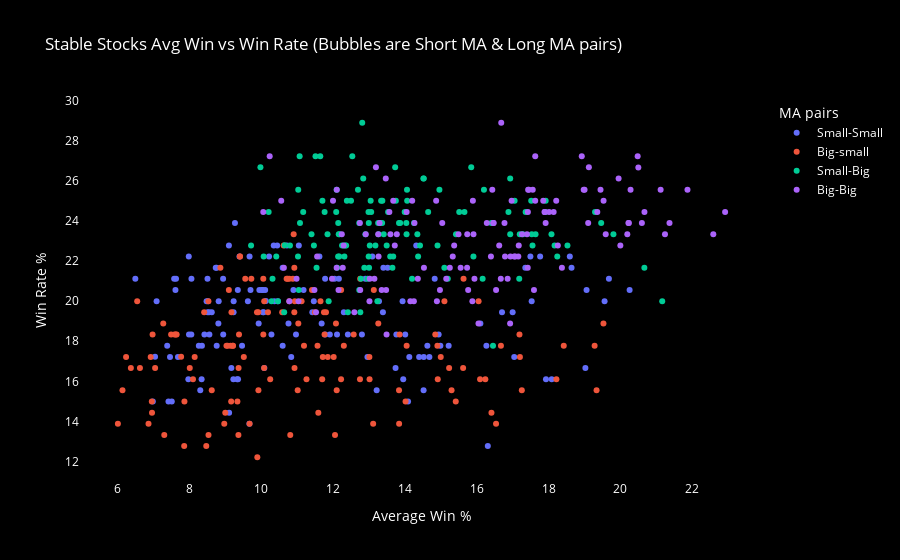

Notebook source saved alongside this figure:
### Code cell
# create the scatterplot with win rate and average win % by averaging out the results of the stable stocks
win_rate_heatmap_multiple = pd.DataFrame(0, index=heatmap_table.index, columns=heatmap_table.columns)
avg_win_heatmap_multiple = pd.DataFrame(0, index=heatmap_table.index, columns=heatmap_table.columns)

for stock in multiple_stocks_test["Stable Stocks"]:
    
    stock_info = stock_data_stable.loc[stock_data_stable["Stock"] == stock]
    win_rate_heatmap, avg_win_heatmap = rolling_periods_test(START, stock_info, YEARS, heatmap_table)
    win_rate_heatmap_multiple += win_rate_heatmap
    avg_win_heatmap_multiple += avg_win_heatmap

win_rate_heatmap_multiple = win_rate_heatmap_multiple / len(multiple_stocks_test["Stable Stocks"])
avg_win_heatmap_multiple = avg_win_heatmap_multiple / len(multiple_stocks_test["Stable Stocks"])

combination_map = {
    (row, column): {
        'win_rate': win_rate_heatmap_multiple.loc[row, column],
        'avg_win': avg_win_heatmap_multiple.loc[row, column]
    }
    for row in win_rate_heatmap_multiple.index
    for column in win_rate_heatmap_multiple.columns
}

values = []
for (row, column), metrics in combination_map.items():
    values.append({
        "combination" : [int(column), int(row)],
        "avg_win" : metrics["avg_win"],
        "win_rate" : metrics["win_rate"],
        "short MA" : column,
        "long MA" : row
    })
values = pd.DataFrame(values) 

# divide the moving average combinations into four groups according to their length
values["MA pairs"] = values.apply(assign_type, axis=1)     


# plot the scatterplot
fig = px.scatter(
    values,
    x="avg_win",
    y="win_rate",
    color="MA pairs",
    labels={'avg_win': 'Average Win %', 'win_rate': 'Win Rate %'},
    title="Stable Stocks Avg Win vs Win Rate (Bubbles are Short MA & Long MA pairs)",
    hover_data={
        "short MA": True,
        "long MA": True,
        "MA pairs": True,
        "avg_win": ':.2f',
        "win_rate": ':.2f'
    }
    
)

fig.update_layout(
    plot_bgcolor='black',
    paper_bgcolor='black',
    font=dict(color='white'),
    xaxis=dict(showgrid=False, color='white'),
    yaxis=dict(showgrid=False, color='white')

)

fig.write_image("scatterplot_stable.png")
fig.show()

### Figure 1 — Plotly figure (JSON) as saved in the notebook; plotly's stock layout.template omitted (floating-point values rounded to 4 significant figures; data arrays with more than 128 entries replaced by an {"elided": "..."} marker saying what was removed)
{"data": [{"customdata": {"elided": "133x3 mixed values"}, "hovertemplate": "MA pairs=%{customdata[2]}<br>Average Win %=%{x:.2f}<br>Win Rate %=%{y:.2f}<br>short MA=%{customdata[0]}<br>long MA=%{customdata[1]}<extra></extra>", "legendgroup": "Small-Small", "marker": {"color": "#636efa", "symbol": "circle"}, "mode": "markers", "name": "Small-Small", "orientation": "v", "showlegend": true, "type": "scatter", "x": {"elided": "133 float values"}, "xaxis": "x", "y": {"elided": "133 float values"}, "yaxis": "y"}, {"customdata": {"elided": "133x3 mixed values"}, "hovertemplate": "MA pairs=%{customdata[2]}<br>Average Win %=%{x:.2f}<br>Win Rate %=%{y:.2f}<br>short MA=%{customdata[0]}<br>long MA=%{customdata[1]}<extra></extra>", "legendgroup": "Big-small", "marker": {"color": "#EF553B", "symbol": "circle"}, "mode": "markers", "name": "Big-small", "orientation": "v", "showlegend": true, "type": "scatter", "x": {"elided": "133 float values"}, "xaxis": "x", "y": {"elided": "133 float values"}, "yaxis": "y"}, {"customdata": {"elided": "126x3 mixed values"}, "hovertemplate": "MA pairs=%{customdata[2]}<br>Average Win %=%{x:.2f}<br>Win Rate %=%{y:.2f}<br>short MA=%{customdata[0]}<br>long MA=%{customdata[1]}<extra></extra>", "legendgroup": "Small-Big", "marker": {"color": "#00cc96", "symbol": "circle"}, "mode": "markers", "name": "Small-Big", "orientation": "v", "showlegend": true, "type": "scatter", "x": [16.45, 21.17, 17.18, 12.17, 10.2, 10.28, 11.02, 14.2, 18.53, 14.91, 12.11, 11.53, 10.63, 10.41, 15.19, 19.81, 12.33, 10.31, 11.76, 10.79, 10.65, 12.14, 20.67, 14.34, 10.06, 11.46, 9.711, 12.15, 12.36, 18.24, 13.83, 13.67, 14.25, 13.26, 11.84, 12.17, 17.91, 13.33, 15.91, 15.1, 13.59, 12.99, 13.02, 17.36, 13.36, 16.16, 15.42, 13.0, 13.18, 13.65, 19.46, 15.84, 17.55, 13.53, 12.31, 14.04, 13.49, 19.29, 16.93, 17.92, 14.06, 12.87, 13.25, 11.87, 17.53, 17.52, 16.88, 14.42, 12.72, 14.36, 11.04, 15.66, 16.93, 17.05, 12.99, 14.04, 12.5, 10.46, 12.08, 17.64, 17.2, 13.06, 13.41, 12.9, 12.41, 11.07, 15.51, 16.2, 14.06, 13.31, 12.84, 12.75, 11.16, 17.28, 16.41, 13.72, 13.86, 12.1, 13.23, 11.39, 12.25, 18.17, 13.74, 12.69, 11.7, 12.73, 12.38, 13.37, 18.08, 14.52, 11.64, 11.51, 12.77, 12.98, 11.02, 14.64, 14.96, 11.06, 12.53, 12.96, 13.99, 12.14, 14.51, 13.04, 12.81, 9.971], "xaxis": "x", "y": [17.78, 20.0, 21.11, 22.22, 24.44, 20.0, 22.22, 21.11, 22.78, 22.78, 21.67, 21.67, 19.44, 22.22, 21.11, 23.33, 22.78, 21.11, 24.44, 22.78, 22.78, 22.22, 21.67, 23.33, 22.22, 22.78, 22.78, 23.33, 22.78, 22.22, 23.89, 22.22, 23.89, 23.33, 23.33, 23.33, 24.44, 25.0, 22.22, 21.67, 22.22, 22.22, 22.78, 24.44, 23.89, 21.11, 23.33, 21.67, 22.78, 21.67, 23.89, 26.67, 22.78, 24.44, 22.22, 23.33, 22.78, 24.44, 26.11, 25.0, 25.56, 21.67, 23.89, 20.0, 23.33, 25.0, 24.44, 22.78, 23.89, 22.22, 20.55, 24.44, 23.33, 25.0, 23.89, 23.89, 25.0, 20.0, 24.44, 23.33, 23.33, 24.45, 23.33, 23.33, 19.44, 23.89, 24.44, 25.56, 25.0, 23.89, 26.11, 19.44, 24.44, 23.33, 23.89, 26.67, 23.89, 25.56, 20.0, 23.33, 22.78, 22.78, 25.0, 25.56, 25.0, 20.55, 25.0, 25.0, 23.33, 26.11, 27.22, 27.22, 21.11, 24.44, 25.56, 24.44, 25.55, 27.22, 27.22, 21.11, 24.44, 23.89, 26.11, 25.0, 28.89, 26.67], "yaxis": "y"}, {"customdata": {"elided": "126x3 mixed values"}, "hovertemplate": "MA pairs=%{customdata[2]}<br>Average Win %=%{x:.2f}<br>Win Rate %=%{y:.2f}<br>short MA=%{customdata[0]}<br>long MA=%{customdata[1]}<extra></extra>", "legendgroup": "Big-Big", "marker": {"color": "#ab63fa", "symbol": "circle"}, "mode": "markers", "name": "Big-Big", "orientation": "v", "showlegend": true, "type": "scatter", "x": [10.05, 12.59, 11.52, 10.78, 14.89, 15.76, 13.35, 12.15, 11.03, 11.48, 10.62, 15.15, 14.25, 13.47, 11.55, 10.98, 17.42, 15.73, 13.02, 13.49, 13.15, 11.96, 17.04, 17.42, 15.55, 12.27, 13.01, 16.05, 15.25, 16.39, 17.07, 14.53, 12.09, 14.36, 15.88, 12.24, 14.87, 16.47, 13.26, 12.75, 15.93, 14.97, 12.29, 13.29, 15.73, 13.71, 14.15, 16.54, 16.67, 12.1, 14.26, 14.2, 14.04, 16.93, 17.16, 16.46, 13.25, 11.99, 15.04, 15.91, 16.86, 19.0, 17.59, 13.77, 13.56, 16.28, 16.62, 16.94, 19.36, 16.79, 10.55, 15.33, 18.26, 18.37, 19.53, 17.4, 16.77, 12.91, 15.49, 20.19, 18.01, 17.43, 19.1, 17.26, 12.74, 15.37, 20.0, 21.24, 20.24, 17.17, 17.63, 13.59, 15.89, 21.12, 19.45, 19.59, 17.92, 16.43, 13.67, 17.63, 19.95, 20.28, 18.98, 16.97, 17.56, 13.46, 16.68, 20.5, 19.12, 20.6, 18.14, 17.85, 13.19, 18.92, 22.92, 21.37, 20.67, 18.21, 17.89, 10.23, 20.48, 21.87, 22.59, 20.22, 17.89, 17.45], "xaxis": "x", "y": [24.44, 19.44, 19.44, 20.0, 20.0, 20.55, 20.56, 20.56, 20.0, 20.56, 21.67, 21.11, 20.0, 20.56, 22.22, 21.11, 21.67, 21.67, 21.11, 18.33, 21.11, 21.11, 22.22, 24.44, 21.67, 21.67, 20.0, 18.89, 21.67, 22.22, 22.22, 21.67, 21.67, 21.11, 20.0, 23.33, 25.0, 23.89, 22.22, 20.55, 21.11, 20.55, 22.78, 23.89, 23.33, 22.78, 20.0, 20.56, 21.11, 25.56, 23.89, 25.0, 24.44, 18.89, 22.22, 23.89, 23.33, 25.0, 23.89, 23.33, 21.11, 25.55, 20.56, 23.33, 24.44, 23.89, 22.78, 22.22, 24.44, 22.22, 25.0, 22.22, 22.78, 21.67, 25.0, 23.33, 23.89, 23.33, 23.33, 23.33, 24.44, 25.56, 23.89, 23.33, 23.89, 22.78, 22.78, 23.33, 23.89, 22.78, 25.0, 23.33, 25.0, 25.55, 25.56, 23.33, 23.89, 25.56, 25.0, 27.22, 26.11, 25.55, 25.55, 25.0, 25.55, 26.11, 28.89, 26.66, 26.67, 23.89, 24.44, 25.0, 26.67, 27.22, 24.44, 23.89, 24.44, 25.0, 24.44, 27.22, 27.22, 25.56, 23.33, 23.89, 24.44, 25.56], "yaxis": "y"}], "layout": {"font": {"color": "white"}, "legend": {"title": {"text": "MA pairs"}, "tracegroupgap": 0}, "paper_bgcolor": "black", "plot_bgcolor": "black", "title": {"text": "Stable Stocks Avg Win vs Win Rate (Bubbles are Short MA & Long MA pairs)"}, "xaxis": {"anchor": "y", "color": "white", "domain": [0, 1], "showgrid": false, "title": {"text": "Average Win %"}}, "yaxis": {"anchor": "x", "color": "white", "domain": [0, 1], "showgrid": false, "title": {"text": "Win Rate %"}}}}
